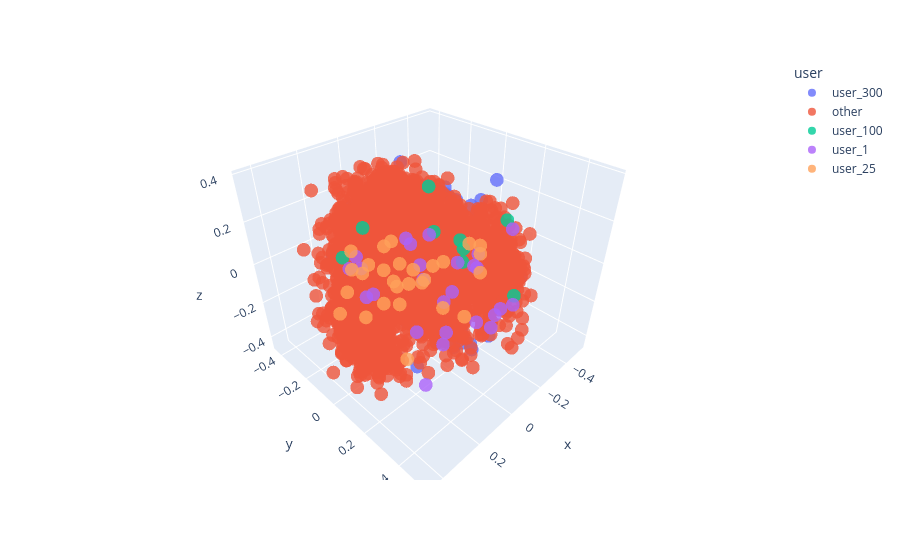

Notebook source saved alongside this figure:
### Code cell
fig = px.scatter_3d(
    viz_df,
    x="x",
    y="y",
    z="z",
    color="user",
    hover_name="title",
    opacity=0.8
)

fig.show()

### Figure 1 — Plotly figure (JSON) as saved in the notebook; plotly's stock layout.template omitted (floating-point values rounded to 4 significant figures; data arrays with more than 128 entries replaced by an {"elided": "..."} marker saying what was removed)
{"data": [{"hovertemplate": "<b>%{hovertext}</b><br><br>user=user_300<br>x=%{x}<br>y=%{y}<br>z=%{z}<extra></extra>", "hovertext": {"elided": "203 str values"}, "legendgroup": "user_300", "marker": {"color": "#636efa", "opacity": 0.8, "symbol": "circle"}, "mode": "markers", "name": "user_300", "scene": "scene", "showlegend": true, "type": "scatter3d", "x": {"elided": "203 float values"}, "y": {"elided": "203 float values"}, "z": {"elided": "203 float values"}}, {"hovertemplate": "<b>%{hovertext}</b><br><br>user=other<br>x=%{x}<br>y=%{y}<br>z=%{z}<extra></extra>", "hovertext": {"elided": "3617 str values"}, "legendgroup": "other", "marker": {"color": "#EF553B", "opacity": 0.8, "symbol": "circle"}, "mode": "markers", "name": "other", "scene": "scene", "showlegend": true, "type": "scatter3d", "x": {"elided": "3617 float values"}, "y": {"elided": "3617 float values"}, "z": {"elided": "3617 float values"}}, {"hovertemplate": "<b>%{hovertext}</b><br><br>user=user_100<br>x=%{x}<br>y=%{y}<br>z=%{z}<extra></extra>", "hovertext": ["Get Shorty (1995)", "Star Wars: Episode IV - A New Hope (1977)", "Star Trek: Generations (1994)", "Schindler's List (1993)", "Lone Star (1996)", "Wizard of Oz, The (1939)", "2001: A Space Odyssey (1968)", "African Queen, The (1951)", "Star Wars: Episode VI - Return of the Jedi (1983)"], "legendgroup": "user_100", "marker": {"color": "#00cc96", "opacity": 0.8, "symbol": "circle"}, "mode": "markers", "name": "user_100", "scene": "scene", "showlegend": true, "type": "scatter3d", "x": [0.3266, -0.1989, -0.1422, -0.134, 0.03102, -0.1466, -0.32, -0.2877, -0.1675], "y": [-0.03781, 0.08388, -0.03615, -0.05968, -0.3029, 0.3956, -0.02086, 0.2304, 0.09032], "z": [0.1657, 0.01954, 0.07641, 0.2819, 0.0564, -0.03063, -0.1571, 0.1814, 0.07932]}, {"hovertemplate": "<b>%{hovertext}</b><br><br>user=user_1<br>x=%{x}<br>y=%{y}<br>z=%{z}<extra></extra>", "hovertext": ["Pocahontas (1995)", "Secret Garden, The (1993)", "Aladdin (1992)", "Snow White and the Seven Dwarfs (1937)", "Beauty and the Beast (1991)", "Hunchback of Notre Dame, The (1996)", "Gigi (1958)", "Cinderella (1950)", "Mary Poppins (1964)", "Dumbo (1941)", "Sound of Music, The (1965)", "E.T. the Extra-Terrestrial (1982)", "Ben-Hur (1959)", "Ponette (1996)", "Hercules (1997)", "Titanic (1997)", "Last Days of Disco, The (1998)", "Mulan (1998)", "Rain Man (1988)", "Driving Miss Daisy (1989)", "Bambi (1942)", "Antz (1998)", "Bug's Life, A (1998)", "Awakenings (1990)", "Girl, Interrupted (1999)", "Erin Brockovich (2000)"], "legendgroup": "user_1", "marker": {"color": "#ab63fa", "opacity": 0.8, "symbol": "circle"}, "mode": "markers", "name": "user_1", "scene": "scene", "showlegend": true, "type": "scatter3d", "x": [0.07845, -0.04581, 0.1493, -0.1005, -0.06924, 0.02961, -0.02422, -0.008933, 0.09555, -0.03891, -0.1886, -0.1789, -0.205, 0.1715, 0.1589, 0.1183, 0.06158, -0.008876, 0.02468, -0.004476, -0.1299, 0.03075, 0.2239, -0.05276, 0.1275, 0.1536], "y": [0.1066, 0.03201, 0.3382, 0.3714, 0.1669, 0.1896, 0.287, 0.4126, 0.4105, 0.3783, 0.3277, 0.1791, 0.161, -0.1737, 0.1673, -0.2195, -0.2235, 0.1706, 0.06816, -0.03485, 0.4065, 0.191, 0.2829, -0.1151, -0.2959, -0.1519], "z": [0.08243, 0.1323, 0.1186, -0.08365, 0.0517, -0.07894, 0.117, -0.03578, -0.007587, -0.1381, 0.2223, -0.0223, 0.02667, 0.03223, -0.1701, -0.07501, -0.2508, -0.2779, -0.03465, 0.07697, -0.05964, -0.3071, -0.3316, 0.04772, -0.1102, -0.1761]}, {"hovertemplate": "<b>%{hovertext}</b><br><br>user=user_25<br>x=%{x}<br>y=%{y}<br>z=%{z}<extra></extra>", "hovertext": ["Clerks (1994)", "Super Mario Bros. (1993)", "Operation Dumbo Drop (1995)", "Escape from New York (1981)", "Transformers: The Movie, The (1986)", "Star Trek: The Wrath of Khan (1982)", "Men in Black (1997)", "Chasing Amy (1997)", "Gattaca (1997)", "Starship Troopers (1997)", "Armageddon (1998)", "Pi (1998)", "Back to the Future Part II (1989)", "Back to the Future Part III (1990)", "Toys (1992)", "Payback (1999)", "Office Space (1999)", "Cruel Intentions (1999)", "Instinct (1999)", "Run Lola Run (Lola rennt) (1998)", "Muppets From Space (1999)", "Eyes Wide Shut (1999)", "Who Framed Roger Rabbit? (1988)", "Bicentennial Man (1999)", "Man on the Moon (1999)", "Gone in 60 Seconds (2000)", "Titan A.E. (2000)", "X-Men (2000)"], "legendgroup": "user_25", "marker": {"color": "#FFA15A", "opacity": 0.8, "symbol": "circle"}, "mode": "markers", "name": "user_25", "scene": "scene", "showlegend": true, "type": "scatter3d", "x": [0.3159, -0.1755, 0.1153, -0.3807, -0.2716, -0.2445, 0.1634, 0.1318, -0.1551, -0.09895, -0.2874, -0.1868, 0.1964, 0.1897, 0.1078, -0.07229, 0.3411, 0.04698, -0.1678, 0.000785, 0.2741, 0.12, 0.01133, 0.2586, 0.2366, -0.2186, -0.08918, -0.143], "y": [0.004194, 0.1947, 0.03063, -0.03641, 0.1252, 0.1369, -0.02259, -0.2713, -0.3362, -0.1236, -0.2617, -0.2534, 0.1154, 0.09578, 0.2045, -0.3036, -0.07982, -0.261, -0.409, -0.1469, 0.2357, -0.2113, 0.2835, -0.02355, -0.1689, -0.04962, 0.0748, -0.09601], "z": [0.2075, 0.05669, 0.06941, -0.08927, -0.1202, 0.03929, -0.1318, -0.1012, -0.1097, -0.1429, -0.3884, -0.3382, -0.03777, 0.03334, 0.1409, -0.2219, -0.1142, -0.1119, -0.177, -0.1686, -0.1886, -0.09659, -0.1092, -0.149, -0.1129, -0.121, -0.2455, -0.2086]}], "layout": {"legend": {"title": {"text": "user"}, "tracegroupgap": 0}, "margin": {"t": 60}, "scene": {"domain": {"x": [0, 1], "y": [0, 1]}, "xaxis": {"title": {"text": "x"}}, "yaxis": {"title": {"text": "y"}}, "zaxis": {"title": {"text": "z"}}}}}
